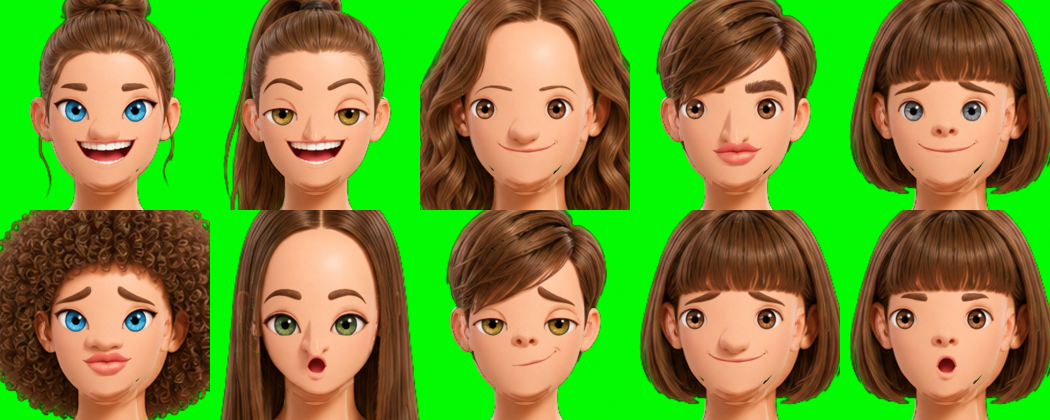
#> input picture documentation/gabarit-2026-11-16/visages-10-combinaisons.png, 2100 x 840 px, given as the content of the folder documentation/gabarit-2026-11-16/visages-10-combinaisons.png, which was not available (shown at 1/2 size)
$ python stats_style.py ../documentation/gabarit-2026-11-16/visages-10-combinaisons.png
#> lines starting #> are read from the running program, lines starting #| are printed output that depends on the picture
#!/usr/bin/env python3
"""Statistiques de « look » d'un dossier de sprites RGBA (couleur, contraste, reflets, bords) pour comparer notre rendu aux sprites du jeu.
Chaque sprite est recadré sur son contenu puis ramené à 225 px de haut ; mesures sur les pixels opaques.
Usage : stats_style.py <glob ou dossier> [<glob> …]   (affiche médiane / min / max par métrique)"""
import sys, glob, colorsys
import numpy as np
from PIL import Image

def stats(path):
#> called with path = '_only/visages-10-combinaisons.png'
    im = Image.open(path).convert('RGBA')
    bb = im.getchannel('A').getbbox()
#> bb = (0, 0, 2100, 840)
    if not bb: return None
    c = im.crop(bb); k = 225 / c.height
#> after `k = 225 / c.height`: k = 0.268
    c = c.resize((max(1, round(c.width * k)), 225), Image.LANCZOS)
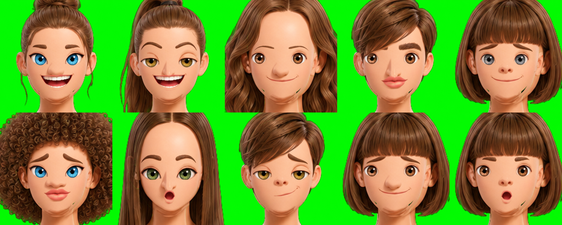
#> c: PIL image 562x225 RGBA; mean R, G, B, A 113.7, 140.7, 52.1, 255
    a = np.asarray(c, dtype=np.float32) / 255
    m = a[..., 3] > 0.9
#> m: shape (225, 562) bool; every value is 1
    if m.sum() < 500: return None
    rgb = a[..., :3][m]
    mx, mn = rgb.max(1), rgb.min(1)
    v = mx; s = np.where(mx > 0, (mx - mn) / np.maximum(mx, 1e-6), 0)
    lum = 0.2126 * rgb[:, 0] + 0.7152 * rgb[:, 1] + 0.0722 * rgb[:, 2]
    # bords : contraste local (gradient de luminance) sur l'intérieur du sprite
    L = 0.2126 * a[..., 0] + 0.7152 * a[..., 1] + 0.0722 * a[..., 2]
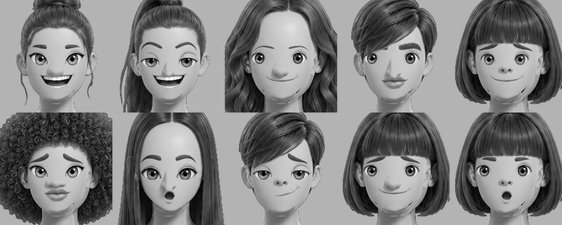
#> L: shape (225, 562) float32; min 0, max 1, mean 0.504
    gy, gx = np.gradient(L); g = np.hypot(gx, gy)
#> after `gy, gx = np.gradient(L)`:
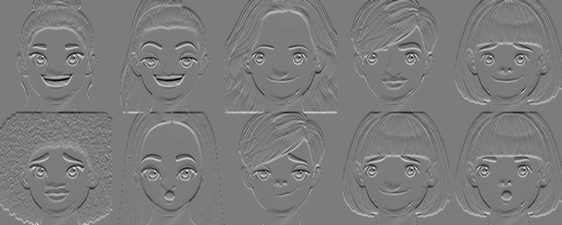
#> gy: shape (225, 562) float32; min -0.469, max 0.491, mean 0.000372; drawn with min black and max white
#> after `gy, gx = np.gradient(L)`:
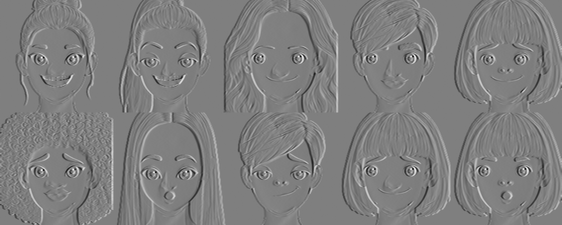
#> gx: shape (225, 562) float32; min -0.48, max 0.481, mean 8.77e-05; drawn with min black and max white
#> after `g = np.hypot(gx, gy)`:
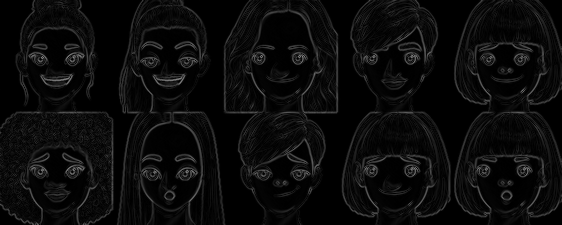
#> g: shape (225, 562) float32; min 0, max 0.536, mean 0.0458
    inner = m & (np.asarray(Image.fromarray((m * 255).astype(np.uint8)).filter(__import__('PIL.ImageFilter', fromlist=['x']).MinFilter(7))) > 0)
    return {
        'saturation_moy': float(s.mean()), 'saturation_p90': float(np.percentile(s, 90)),
        'luminance_moy': float(lum.mean()), 'contraste_(ecart-type)': float(lum.std()),
        'reflets_(V>0.93)': float((v > 0.93).mean()), 'ombres_(V<0.2)': float((v < 0.2).mean()),
        'detail_(gradient_moy)': float(g[inner].mean()) if inner.any() else 0.0,
    }

for spec in sys.argv[1:]:
    fs = [f for f in sorted(glob.glob(spec if any(ch in spec for ch in '*?[') else spec.rstrip('/') + '/**/*.png', recursive=True)) if not f.endswith('lot-style.json')]
    rows = [r for r in (stats(f) for f in fs) if r]
#> rows = 1 item
    print(f'\n== {spec}  ({len(rows)} sprites)')
#| == ../documentation/gabarit-2026-11-16/visages-10-combinaisons.png  (1 sprites)
    for k in rows[0]:
        v = np.array([r[k] for r in rows])
        print(f'  {k:26s} médiane {np.median(v):.3f}   [{v.min():.3f} – {v.max():.3f}]')
#> this loop made 7 passes
#> (k, v) on passes 1 to 7: ('saturation_moy', [0.713]), ('saturation_p90', [0.992]), ('luminance_moy', [0.504]), ('contraste_(ecart-type)', [0.235]), ('reflets_(V>0.93)', [0.42]), ('ombres_(V<0.2)', [0.0396]), ('detail_(gradient_moy)', [0.0458])
#|   saturation_moy             médiane 0.713   [0.713 – 0.713]
#|   saturation_p90             médiane 0.992   [0.992 – 0.992]
#|   luminance_moy              médiane 0.504   [0.504 – 0.504]
#|   contraste_(ecart-type)     médiane 0.235   [0.235 – 0.235]
#|   reflets_(V>0.93)           médiane 0.420   [0.420 – 0.420]
#|   ombres_(V<0.2)             médiane 0.040   [0.040 – 0.040]
#|   detail_(gradient_moy)      médiane 0.046   [0.046 – 0.046]
